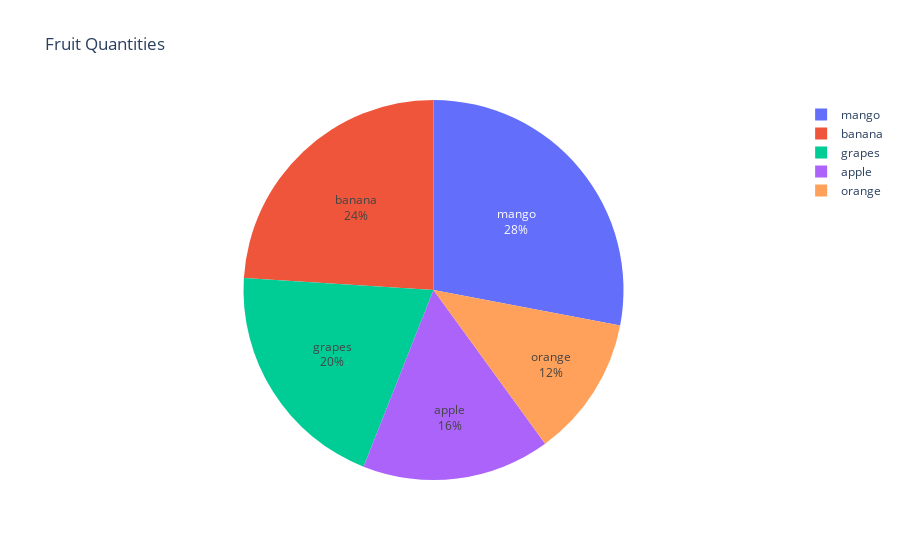

The cell this chart's notebook holds for it:
### Code cell
import plotly.graph_objects as go

ing = ['apple', 'banana', 'orange', 'grapes', 'mango']
quantity = [20, 30, 15, 25, 35]

fig = go.Figure(data=[go.Pie(labels=ing, values=quantity, textinfo='label+percent')])

fig.update_traces(textposition='inside', textinfo='percent+label')
fig.update_layout(title='Fruit Quantities')

fig.show()

### Figure 1 — Plotly figure (JSON) as saved in the notebook; plotly's stock layout.template omitted (floating-point values rounded to 4 significant figures)
{"data": [{"labels": ["apple", "banana", "orange", "grapes", "mango"], "textinfo": "percent+label", "textposition": "inside", "type": "pie", "values": [20, 30, 15, 25, 35]}], "layout": {"title": {"text": "Fruit Quantities"}}}
